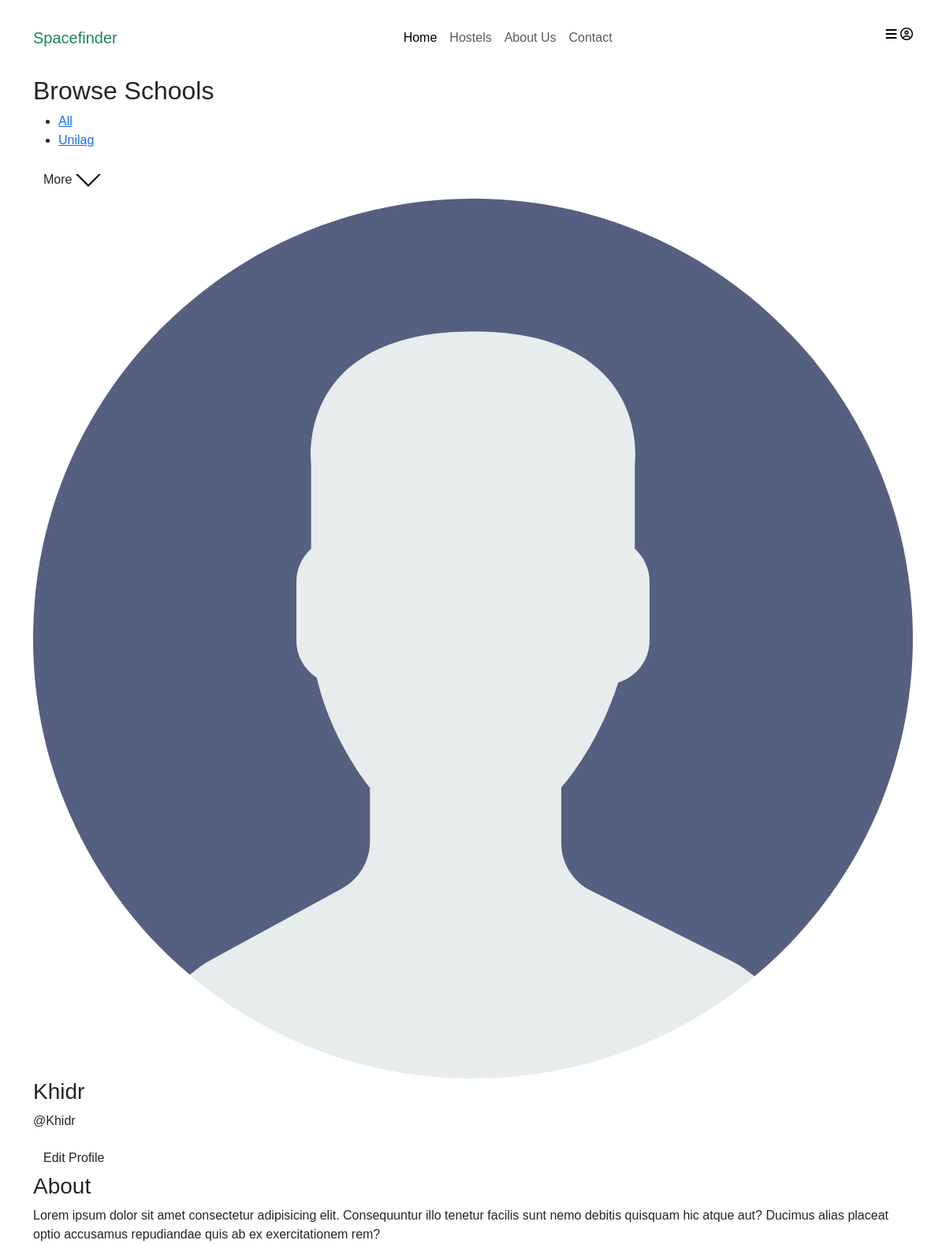
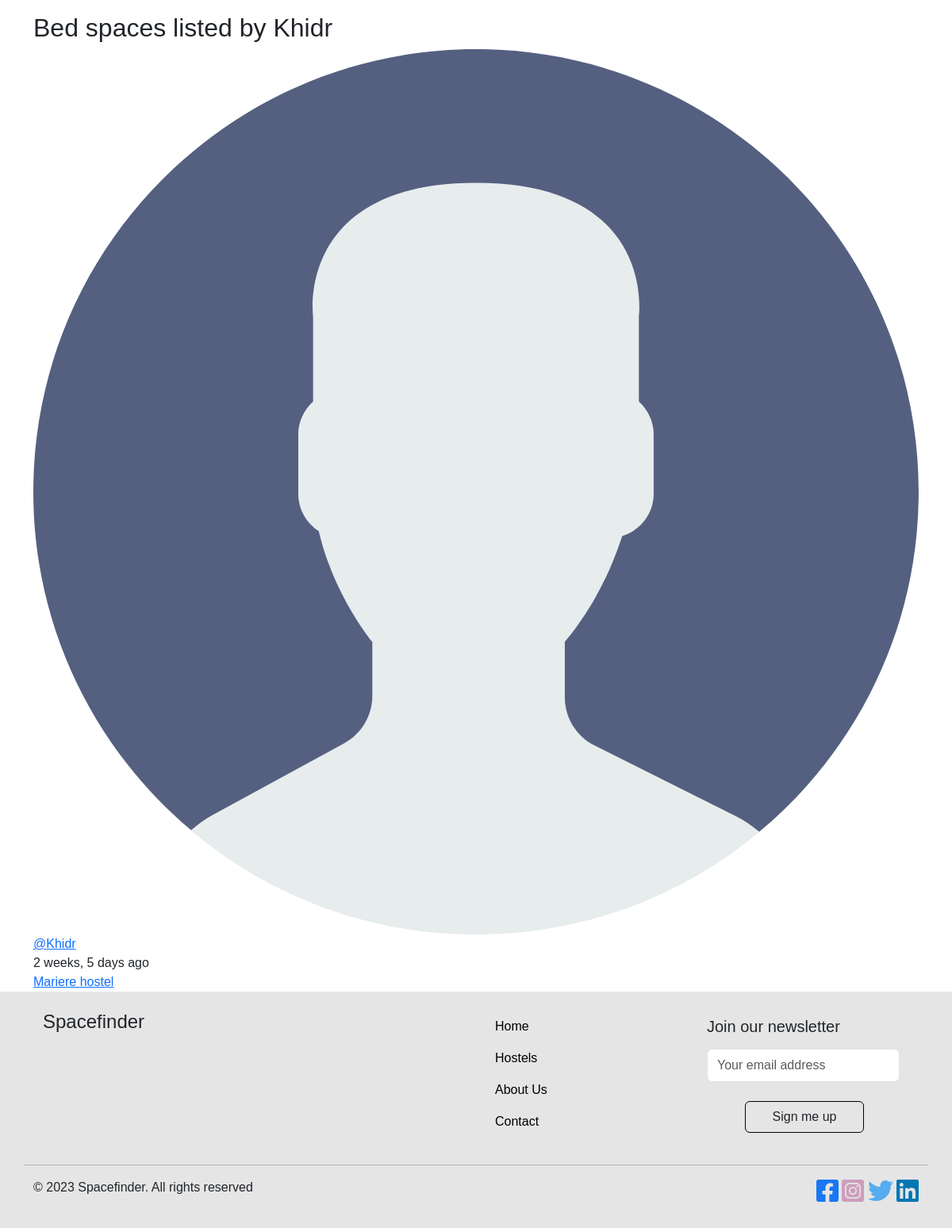
/profile/1/ (signed in), run on the app's committed database (2 pictures, top to bottom).
### base/models.py (models this page shows, shortened)
class School(models.Model):
    name = models.CharField(max_length=200)

class Space(models.Model):
    LOCATION_CHOICES = [
        ('on-campus', 'On-Campus'),
        ('off-campus', 'Off-Campus'),
    ]
    GENDER_CHOICES = [
        ('male', 'Male'),
        ('female', 'Female'),
    ]
    host = models.ForeignKey(User, on_delete=models.SET_NULL, null=True)
    school = models.ForeignKey (School, on_delete=models.SET_NULL, null=True)
    hostel = models.CharField(max_length=200)
    room_number = models.CharField(max_length=5)
    price = models.PositiveIntegerField(null=True)
    gender = models.CharField(max_length=10, choices=GENDER_CHOICES, null=True)
    location = models.CharField(max_length=20, choices=LOCATION_CHOICES, null=True)
    updated = models.DateTimeField(auto_now=True)
    created = models.DateTimeField(auto_now_add=True)
    class Meta():
        ordering = ['-updated', '-created']

### base/views.py (the view)
# urls.py: path('profile/<str:pk>/', views.userProfile, name="user-profile"),
def userProfile(request, pk):
    user = User.objects.get(id=pk)
    spaces = user.space_set.all()
    space_messages = user.message_set.all()
    schools = School.objects.all()
    ratings_received = UserRating.objects.filter(rated_user=user)
    average_rating = ratings_received.aggregate(Avg('rating'))['rating__avg']
    context = {'user':user, 'spaces':spaces,'space_messages':space_messages, 'schools': schools, 'rating': average_rating}
    return render(request, 'base/profile.html', context)

### base/templates/base/profile.html
{% extends 'main.html' %}
{% block content %}
<main class="profile-page layout layout--3">
  <div class="container">
    {% include 'base/school_component.html' %}
    <div class="roomList">
      <div class="profile">
        <div class="profile__avatar">
          <div class="avatar avatar--large active">
            <img src="/static/images/avatar.svg" />
          </div>
        </div>
        <div class="profile__info">
          <h3>{{user.username}}</h3>
          <p>@{{user.username}}</p>
          {% if request.user == user %}
          <a href="{% url 'update-user' %}" class="btn btn--main btn--pill">Edit Profile</a>
          {% endif %}
        </div>
        <div class="profile__about">
          <h3>About</h3>
          <p>
            Lorem ipsum dolor sit amet consectetur adipisicing elit. Consequuntur illo tenetur
            facilis sunt nemo debitis quisquam hic atque aut? Ducimus alias placeat optio
            accusamus repudiandae quis ab ex exercitationem rem?
          </p>
        </div>
      </div>
      <div class="roomList__header">
        <div>
          <h2>Bed spaces listed by {{user.username}}</a>
          </h2>
        </div>
      </div>
      {% include 'base/feed_component.html' %}
    </div>
  </div>
</main>
{% endblock content %}

### base/templates/base/school_component.html (shortened to what this page needs)
<div class="topics">
    <div class="topics__header">
      <h2>Browse Schools</h2>
    </div>
    <ul class="topics__list">
      <li>
        <a href="{% url 'home' %}" class="active">All </a>
      </li>
      {% for school in schools %}
      <li>
        <a href="{% url 'home' %}?q={{school.name}}">{{school.name}} </a>
      </li>
      {% endfor %}
    </ul>
    <a class="btn btn--link" href="#">
      More
      <svg version="1.1" xmlns="http://www.w3.org/2000/svg" width="32" height="32" viewBox="0 0 32 32">
        <title>chevron-down</title>
        <path d="M16 21l-13-13h-3l16 16 16-16h-3l-13 13z"></path>
      </svg>
    </a>
  </div>

### base/templates/base/feed_component.html
{% for space in spaces %}
<div class="roomListRoom">
    <div class="roomListRoom__header">
      <a href="{% url 'user-profile' space.host.id %}" class="roomListRoom__author">
        <div class="avatar avatar--small">
          <img src="/static/images/avatar.svg" />
        </div>
        <span>@{{space.host.username}}</span>
      </a>
      <div class="roomListRoom__actions">
        <span>{{space.created|timesince}} ago</span>
      </div>
    </div>
    <div class="roomListRoom__content">
      <a href="{% url 'space' space.id %}">{{space.hostel}} hostel</a>
    </div>
</div>
{% endfor %}

### static/styles/main.css (style rules this page uses)
* { font-family: Arial, Helvetica, sans-serif; padding: 0px; margin: 0; }
a { text-decoration: none; }

### data on the page
School: name "Unilag"
Space: host.username "Khidr", created "2 weeks, 5 days", hostel "Mariere"

### other printed values
{{ user.username }} "Khidr"
